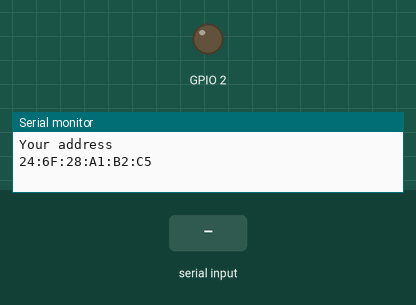
A sketch run on a simulated ESP32. On the bench: output pins drawn as LEDs (lit = HIGH), the last lines printed to the serial monitor. The inputs (shaded band) are chosen by the test bench. Nothing arrives over Bluetooth unless stated.

Above: at 6.2 s.
6.3 s: "ON" received over the second serial link
At 8.1 s:
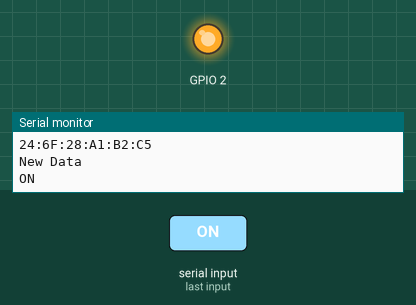
8.8 s: "OFF" received over the second serial link
At 11.1 s:
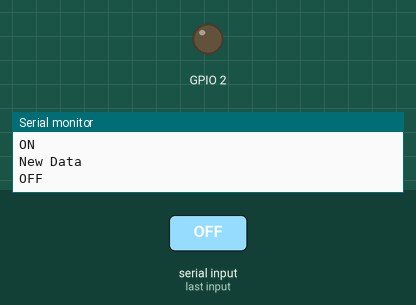
Timing chart, 0 to 12.6 s (numbered marks = the images above; inputs shaded):
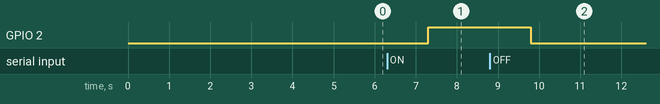

The sketch:

BTinApp.ino
```cpp
#include "BluetoothSerial.h"
#include "esp_bt_main.h"
#include "esp_bt_device.h"

String  DATA;
#if !defined(CONFIG_BT_ENABLED) || !defined(CONFIG_BLUEDROID_ENABLED)
#error Bluetooth is not enabled! Please run `make menuconfig` to and enable it
#endif

BluetoothSerial SerialBT;
void printDeviceAddress() {

const uint8_t* point = esp_bt_dev_get_address();

for (int i = 0; i < 6; i++) {
   char str[3];
   sprintf(str, "%02X", (int)point[i]);
   Serial.print(str);
   if (i < 5){
   Serial.print(":");}
}
Serial.println();
}

void setup()
{
DATA = "";

Serial.begin(115200);

pinMode(2, OUTPUT);
  delay(5000);
  SerialBT.begin("ESP32test");
  Serial.println("Your address");
  printDeviceAddress();

}


void loop()
{

    if (SerialBT.available()) {
      DATA = (SerialBT.readString());
      Serial.println("New Data");
      Serial.println(DATA);
      if (DATA == "ON") {
        digitalWrite(2,HIGH);

      }
      if (DATA == "OFF") {
        digitalWrite(2,LOW);

      }

    }

}
```

Measured:
- after the input at 6.3 s, GPIO 2: LOW → HIGH after 1.0 s
- after the input at 8.8 s, GPIO 2: HIGH → LOW after 1.0 s
